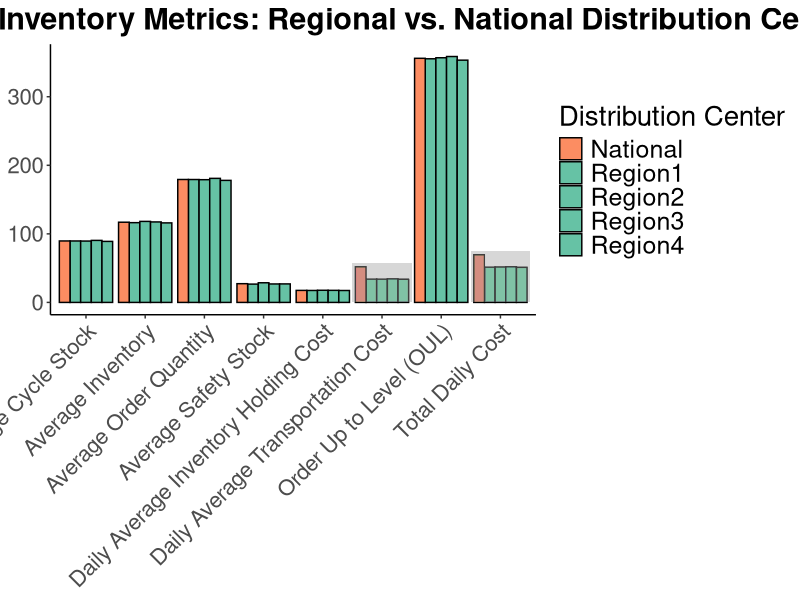

Write R code to recreate this figure.
## ---- chunk 1
library(tidyverse)
library(magrittr)
library(scales)
library(data.table)
library(readxl)
library(knitr)
library(ggthemes)
## ---- chunk 2
product1 <- read_excel("Homework3_data.xlsx", 
                       sheet = "Product1")

## ---- chunk 3
product1 %>%
  head(10) %>%
  knitr::kable(digits = 2)

## ---- chunk 4
# Calculate average daily demand (D) for each region
D_region1 <- mean(product1$Region1)
D_region2 <- mean(product1$Region2)
D_region3 <- mean(product1$Region3)
D_region4 <- mean(product1$Region4)


D_values <- data.frame(
  Region = c("Region1", "Region2", "Region3", "Region4"),
  Average_Daily_Demand = c(D_region1, D_region2, D_region3, D_region4)
)

D_values
## ---- chunk 5
# Calculate standard deviation of daily demand (σ) for each region
sigma_region1 <- sd(product1$Region1)
sigma_region2 <- sd(product1$Region2)
sigma_region3 <- sd(product1$Region3)
sigma_region4 <- sd(product1$Region4)


sigma_values <- data.frame(
  Region = c("Region1", "Region2", "Region3", "Region4"),
  Standard_Deviation = c(sigma_region1, sigma_region2, sigma_region3, sigma_region4)
)

sigma_values
## ---- chunk 6

## ---- chunk 7
# Constants
L <- 5  # Lead time in days
R <- 6  # Review interval in days

# Calculate demand during lead time plus review period (D_{L+R}) for each region
D_L_R_region1 <- D_region1 * (L + R)
D_L_R_region2 <- D_region2 * (L + R)
D_L_R_region3 <- D_region3 * (L + R)
D_L_R_region4 <- D_region4 * (L + R)

D_L_R_values <- data.frame(
  Region = c("Region1", "Region2", "Region3", "Region4"),
  Demand_During_L_R = c(D_L_R_region1, D_L_R_region2, D_L_R_region3, D_L_R_region4)
)

D_L_R_values

## ---- chunk 8
# Calculate the Z-score for a 95% service level
Z <- qnorm(0.95)

# Calculate safety stock for each region
safety_stock_region1 <- Z * sigma_region1 * sqrt(L + R)
safety_stock_region2 <- Z * sigma_region2 * sqrt(L + R)
safety_stock_region3 <- Z * sigma_region3 * sqrt(L + R)
safety_stock_region4 <- Z * sigma_region4 * sqrt(L + R)

safety_stock_values <- data.frame(
  Region = c("Region1", "Region2", "Region3", "Region4"),
  Safety_Stock = c(safety_stock_region1, safety_stock_region2, safety_stock_region3, safety_stock_region4)
)

safety_stock_values
## ---- chunk 9
# Calculate Order Up to Level (OUL) for each region
OUL_region1 <- D_L_R_region1 + safety_stock_region1
OUL_region2 <- D_L_R_region2 + safety_stock_region2
OUL_region3 <- D_L_R_region3 + safety_stock_region3
OUL_region4 <- D_L_R_region4 + safety_stock_region4

OUL_values <- data.frame(
  Region = c("Region1", "Region2", "Region3", "Region4"),
  OUL = c(OUL_region1, OUL_region2, OUL_region3, OUL_region4)
)

OUL_values %>% 
  knitr::kable()
## ---- chunk 10
# Calculate the average order quantity for each region
average_order_quantity_region1 <- D_region1 * R
average_order_quantity_region2 <- D_region2 * R
average_order_quantity_region3 <- D_region3 * R
average_order_quantity_region4 <- D_region4 * R

average_order_quantity_values <- data.frame(
  Region = c("Region1", "Region2", "Region3", "Region4"),
  Average_Order_Quantity = c(average_order_quantity_region1, average_order_quantity_region2, average_order_quantity_region3, average_order_quantity_region4)
)

average_order_quantity_values %>% 
  knitr::kable()

## ---- chunk 11
# Calculate the average cycle stock for each region
average_cycle_stock_region1 <- average_order_quantity_region1 / 2
average_cycle_stock_region2 <- average_order_quantity_region2 / 2
average_cycle_stock_region3 <- average_order_quantity_region3 / 2
average_cycle_stock_region4 <- average_order_quantity_region4 / 2

average_cycle_stock_values <- data.frame(
  Region = c("Region1", "Region2", "Region3", "Region4"),
  Average_Cycle_Stock = c(average_cycle_stock_region1, average_cycle_stock_region2, average_cycle_stock_region3, average_cycle_stock_region4)
)

average_cycle_stock_values %>% 
  knitr::kable()

## ---- chunk 12
# Calculate the average inventory for each region
average_inventory_region1 <- average_cycle_stock_region1 + safety_stock_region1
average_inventory_region2 <- average_cycle_stock_region2 + safety_stock_region2
average_inventory_region3 <- average_cycle_stock_region3 + safety_stock_region3
average_inventory_region4 <- average_cycle_stock_region4 + safety_stock_region4

average_inventory_values <- data.frame(
  Region = c("Region1", "Region2", "Region3", "Region4"),
  Average_Inventory = c(average_inventory_region1, average_inventory_region2, average_inventory_region3, average_inventory_region4)
)

average_inventory_values %>% 
  knitr::kable()
## ---- chunk 13
# Holding cost per unit per day
holding_cost_per_unit_per_day <- 0.15

# Calculate the daily average inventory holding cost for each region
daily_average_inventory_holding_cost_region1 <- average_inventory_region1 * holding_cost_per_unit_per_day
daily_average_inventory_holding_cost_region2 <- average_inventory_region2 * holding_cost_per_unit_per_day
daily_average_inventory_holding_cost_region3 <- average_inventory_region3 * holding_cost_per_unit_per_day
daily_average_inventory_holding_cost_region4 <- average_inventory_region4 * holding_cost_per_unit_per_day

daily_average_inventory_holding_cost_values <- data.frame(
  Region = c("Region1", "Region2", "Region3", "Region4"),
  Daily_Average_Inventory_Holding_Cost = c(daily_average_inventory_holding_cost_region1, daily_average_inventory_holding_cost_region2, daily_average_inventory_holding_cost_region3, daily_average_inventory_holding_cost_region4)
)

daily_average_inventory_holding_cost_values %>% 
  knitr::kable()
## ---- chunk 14
# Transportation costs
inbound_cost <- 0.09
outbound_cost <- 0.10

# Calculate the daily average transportation cost for each region
daily_average_transportation_cost_region1 <- average_order_quantity_region1 * (inbound_cost + outbound_cost)
daily_average_transportation_cost_region2 <- average_order_quantity_region2 * (inbound_cost + outbound_cost)
daily_average_transportation_cost_region3 <- average_order_quantity_region3 * (inbound_cost + outbound_cost)
daily_average_transportation_cost_region4 <- average_order_quantity_region4 * (inbound_cost + outbound_cost)

daily_average_transportation_cost_values <- data.frame(
  Region = c("Region1", "Region2", "Region3", "Region4"),
  Daily_Average_Transportation_Cost = c(daily_average_transportation_cost_region1, daily_average_transportation_cost_region2, daily_average_transportation_cost_region3, daily_average_transportation_cost_region4)
)

daily_average_transportation_cost_values %>% 
  knitr::kable()
  
## ---- chunk 15
# Calculate the total daily cost for each region
total_daily_cost_region1 <- daily_average_inventory_holding_cost_region1 + daily_average_transportation_cost_region1
total_daily_cost_region2 <- daily_average_inventory_holding_cost_region2 + daily_average_transportation_cost_region2
total_daily_cost_region3 <- daily_average_inventory_holding_cost_region3 + daily_average_transportation_cost_region3
total_daily_cost_region4 <- daily_average_inventory_holding_cost_region4 + daily_average_transportation_cost_region4

# Create a data frame to store the results
total_daily_cost_values <- data.frame(
  Region = c("Region1", "Region2", "Region3", "Region4"),
  Total_Daily_Cost = c(total_daily_cost_region1, total_daily_cost_region2, total_daily_cost_region3, total_daily_cost_region4)
)

total_daily_cost_values %>% 
  knitr::kable()

## ---- chunk 16
# Constants for regional distribution centers
L <- 5  # Lead time in days
R <- 6  # Review interval in days
Z <- qnorm(0.95)  # Z-score for 95% service level
holding_cost_per_unit_per_day <- 0.15
inbound_cost_regional <- 0.09
outbound_cost_regional <- 0.10

# Calculate average daily demand (D) and standard deviation (sigma) for each region
D_region1 <- mean(product1$Region1)
D_region2 <- mean(product1$Region2)
D_region3 <- mean(product1$Region3)
D_region4 <- mean(product1$Region4)

sigma_region1 <- sd(product1$Region1)
sigma_region2 <- sd(product1$Region2)
sigma_region3 <- sd(product1$Region3)
sigma_region4 <- sd(product1$Region4)

# Calculate metrics for each region
calculate_metrics <- function(D, sigma) {
  D_L_R <- D * (L + R)
  safety_stock <- Z * sigma * sqrt(L + R)
  OUL <- D_L_R + safety_stock
  average_order_quantity <- D * R
  average_cycle_stock <- average_order_quantity / 2
  average_inventory <- average_cycle_stock + safety_stock
  daily_average_inventory_holding_cost <- average_inventory * holding_cost_per_unit_per_day
  daily_average_transportation_cost <- average_order_quantity * (inbound_cost_regional + outbound_cost_regional)
  total_daily_cost <- daily_average_inventory_holding_cost + daily_average_transportation_cost
  return(c(OUL, average_order_quantity, average_cycle_stock, safety_stock, average_inventory,
           daily_average_inventory_holding_cost, daily_average_transportation_cost, total_daily_cost))
}

metrics_region1 <- calculate_metrics(D_region1, sigma_region1)
metrics_region2 <- calculate_metrics(D_region2, sigma_region2)
metrics_region3 <- calculate_metrics(D_region3, sigma_region3)
metrics_region4 <- calculate_metrics(D_region4, sigma_region4)

regional_distribution_centers_values <- data.frame(
  Metric = c("Order Up to Level (OUL)", "Average Order Quantity", "Average Cycle Stock", 
             "Average Safety Stock", "Average Inventory", "Daily Average Inventory Holding Cost", 
             "Daily Average Transportation Cost", "Total Daily Cost"),
  Region1 = metrics_region1,
  Region2 = metrics_region2,
  Region3 = metrics_region3,
  Region4 = metrics_region4
)

regional_distribution_centers_values %>% 
  knitr::kable()
## ---- chunk 17
# Constants for the national distribution center
inbound_cost_national <- 0.05
outbound_cost_national <- 0.24

# Calculate the aggregated average daily demand (D) and standard deviation (sigma) for the national distribution center
D_national <- mean(c(product1$Region1, product1$Region2, product1$Region3, product1$Region4))
sigma_national <- sd(c(product1$Region1, product1$Region2, product1$Region3, product1$Region4))

# Calculate metrics for the national distribution center
D_L_R_national <- D_national * (L + R)
safety_stock_national <- Z * sigma_national * sqrt(L + R)
OUL_national <- D_L_R_national + safety_stock_national
average_order_quantity_national <- D_national * R
average_cycle_stock_national <- average_order_quantity_national / 2
average_inventory_national <- average_cycle_stock_national + safety_stock_national
daily_average_inventory_holding_cost_national <- average_inventory_national * holding_cost_per_unit_per_day
daily_average_transportation_cost_national <- average_order_quantity_national * (inbound_cost_national + outbound_cost_national)
total_daily_cost_national <- daily_average_inventory_holding_cost_national + daily_average_transportation_cost_national

national_distribution_center_values <- data.frame(
  Metric = c("Order Up to Level (OUL)", "Average Order Quantity", "Average Cycle Stock", 
             "Average Safety Stock", "Average Inventory", "Daily Average Inventory Holding Cost", 
             "Daily Average Transportation Cost", "Total Daily Cost"),
  National = c(OUL_national, average_order_quantity_national, average_cycle_stock_national, 
               safety_stock_national, average_inventory_national, daily_average_inventory_holding_cost_national, 
               daily_average_transportation_cost_national, total_daily_cost_national)
)

national_distribution_center_values %>% 
  knitr::kable()


## ---- chunk 18
comparison_table <- merge(regional_distribution_centers_values, national_distribution_center_values, by = "Metric")

comparison_table %>% 
  knitr::kable()
## ---- chunk 19
# Reshape the data for plotting
comparison_table_long <- comparison_table %>%
  pivot_longer(cols = -Metric, names_to = "Region", values_to = "Value")

# Create the plot
ggplot(comparison_table_long, aes(x = Metric, y = Value, fill = Region)) +
  geom_bar(stat = "identity", position = "dodge", color = "black") +
  scale_fill_manual(values = c("Region1" = "#66c2a5", "Region2" = "#66c2a5", 
                               "Region3" = "#66c2a5", "Region4" = "#66c2a5", 
                               "National" = "#fc8d62")) +
  theme_classic() +
  labs(title = "Comparison of Key Inventory Metrics: Regional vs. National Distribution Centers",
       x = NULL,
       y = NULL,
       fill = "Distribution Center") +
  theme(axis.text.x = element_text(angle = 45, hjust = 1),
        plot.title = element_text(hjust = 0.5, size = 22, face = "bold"),
        axis.title = element_text(size = 18),
        axis.text = element_text(size = 16)) +
  theme(legend.position = "right") +
  theme(legend.text = element_text(size = 18),
        legend.title = element_text(size = 20)) +
  geom_rect(aes(xmin = 5.5, xmax = 6.5, ymin = 0, ymax = 57), fill = "grey90", alpha = 0.01) +
  geom_rect(aes(xmin = 7.5, xmax = 8.5, ymin = 0, ymax = 75), fill = "grey90", alpha = 0.01) 

